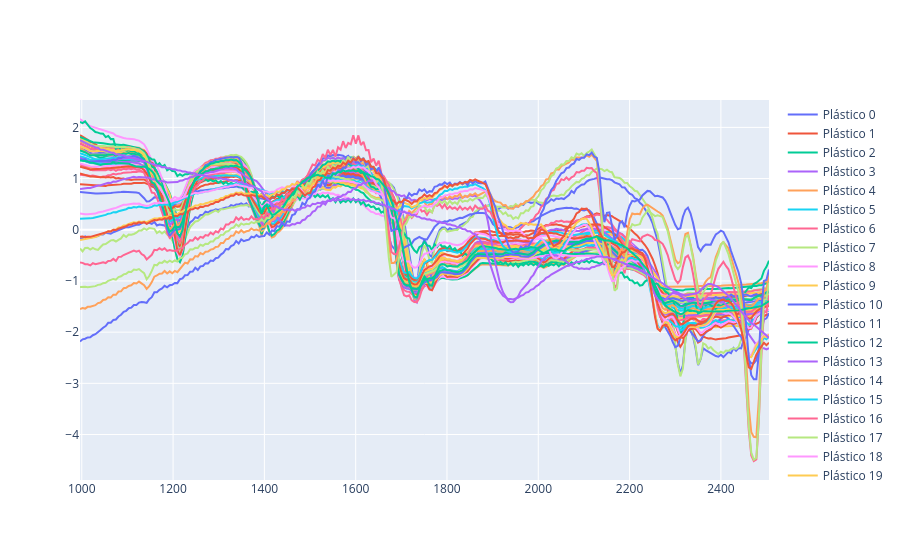

Notebook cell for this chart:
### Code cell
espectros_muestras(props=props, img=gorliz_binned_sliced, preprocesado="SNV")

### Figure 1 — Plotly figure (JSON) as saved in the notebook; plotly's stock layout.template omitted (floating-point values rounded to 4 significant figures; data arrays with more than 128 entries replaced by an {"elided": "..."} marker saying what was removed)
{"data": [{"mode": "lines", "name": "Plástico 0", "type": "scatter", "x": {"elided": "272 float values"}, "y": {"elided": "272 float values"}}, {"mode": "lines", "name": "Plástico 1", "type": "scatter", "x": {"elided": "272 float values"}, "y": {"elided": "272 float values"}}, {"mode": "lines", "name": "Plástico 2", "type": "scatter", "x": {"elided": "272 float values"}, "y": {"elided": "272 float values"}}, {"mode": "lines", "name": "Plástico 3", "type": "scatter", "x": {"elided": "272 float values"}, "y": {"elided": "272 float values"}}, {"mode": "lines", "name": "Plástico 4", "type": "scatter", "x": {"elided": "272 float values"}, "y": {"elided": "272 float values"}}, {"mode": "lines", "name": "Plástico 5", "type": "scatter", "x": {"elided": "272 float values"}, "y": {"elided": "272 float values"}}, {"mode": "lines", "name": "Plástico 6", "type": "scatter", "x": {"elided": "272 float values"}, "y": {"elided": "272 float values"}}, {"mode": "lines", "name": "Plástico 7", "type": "scatter", "x": {"elided": "272 float values"}, "y": {"elided": "272 float values"}}, {"mode": "lines", "name": "Plástico 8", "type": "scatter", "x": {"elided": "272 float values"}, "y": {"elided": "272 float values"}}, {"mode": "lines", "name": "Plástico 9", "type": "scatter", "x": {"elided": "272 float values"}, "y": {"elided": "272 float values"}}, {"mode": "lines", "name": "Plástico 10", "type": "scatter", "x": {"elided": "272 float values"}, "y": {"elided": "272 float values"}}, {"mode": "lines", "name": "Plástico 11", "type": "scatter", "x": {"elided": "272 float values"}, "y": {"elided": "272 float values"}}, {"mode": "lines", "name": "Plástico 12", "type": "scatter", "x": {"elided": "272 float values"}, "y": {"elided": "272 float values"}}, {"mode": "lines", "name": "Plástico 13", "type": "scatter", "x": {"elided": "272 float values"}, "y": {"elided": "272 float values"}}, {"mode": "lines", "name": "Plástico 14", "type": "scatter", "x": {"elided": "272 float values"}, "y": {"elided": "272 float values"}}, {"mode": "lines", "name": "Plástico 15", "type": "scatter", "x": {"elided": "272 float values"}, "y": {"elided": "272 float values"}}, {"mode": "lines", "name": "Plástico 16", "type": "scatter", "x": {"elided": "272 float values"}, "y": {"elided": "272 float values"}}, {"mode": "lines", "name": "Plástico 17", "type": "scatter", "x": {"elided": "272 float values"}, "y": {"elided": "272 float values"}}, {"mode": "lines", "name": "Plástico 18", "type": "scatter", "x": {"elided": "272 float values"}, "y": {"elided": "272 float values"}}, {"mode": "lines", "name": "Plástico 19", "type": "scatter", "x": {"elided": "272 float values"}, "y": {"elided": "272 float values"}}, {"mode": "lines", "name": "Plástico 20", "type": "scatter", "x": {"elided": "272 float values"}, "y": {"elided": "272 float values"}}, {"mode": "lines", "name": "Plástico 21", "type": "scatter", "x": {"elided": "272 float values"}, "y": {"elided": "272 float values"}}, {"mode": "lines", "name": "Plástico 22", "type": "scatter", "x": {"elided": "272 float values"}, "y": {"elided": "272 float values"}}, {"mode": "lines", "name": "Plástico 23", "type": "scatter", "x": {"elided": "272 float values"}, "y": {"elided": "272 float values"}}, {"mode": "lines", "name": "Plástico 24", "type": "scatter", "x": {"elided": "272 float values"}, "y": {"elided": "272 float values"}}, {"mode": "lines", "name": "Plástico 25", "type": "scatter", "x": {"elided": "272 float values"}, "y": {"elided": "272 float values"}}, {"mode": "lines", "name": "Plástico 26", "type": "scatter", "x": {"elided": "272 float values"}, "y": {"elided": "272 float values"}}, {"mode": "lines", "name": "Plástico 27", "type": "scatter", "x": {"elided": "272 float values"}, "y": {"elided": "272 float values"}}, {"mode": "lines", "name": "Plástico 28", "type": "scatter", "x": {"elided": "272 float values"}, "y": {"elided": "272 float values"}}, {"mode": "lines", "name": "Plástico 29", "type": "scatter", "x": {"elided": "272 float values"}, "y": {"elided": "272 float values"}}, {"mode": "lines", "name": "Plástico 30", "type": "scatter", "x": {"elided": "272 float values"}, "y": {"elided": "272 float values"}}, {"mode": "lines", "name": "Plástico 31", "type": "scatter", "x": {"elided": "272 float values"}, "y": {"elided": "272 float values"}}, {"mode": "lines", "name": "Plástico 32", "type": "scatter", "x": {"elided": "272 float values"}, "y": {"elided": "272 float values"}}, {"mode": "lines", "name": "Plástico 33", "type": "scatter", "x": {"elided": "272 float values"}, "y": {"elided": "272 float values"}}, {"mode": "lines", "name": "Plástico 34", "type": "scatter", "x": {"elided": "272 float values"}, "y": {"elided": "272 float values"}}, {"mode": "lines", "name": "Plástico 35", "type": "scatter", "x": {"elided": "272 float values"}, "y": {"elided": "272 float values"}}, {"mode": "lines", "name": "Plástico 36", "type": "scatter", "x": {"elided": "272 float values"}, "y": {"elided": "272 float values"}}, {"mode": "lines", "name": "Plástico 37", "type": "scatter", "x": {"elided": "272 float values"}, "y": {"elided": "272 float values"}}, {"mode": "lines", "name": "Plástico 38", "type": "scatter", "x": {"elided": "272 float values"}, "y": {"elided": "272 float values"}}, {"mode": "lines", "name": "Plástico 39", "type": "scatter", "x": {"elided": "272 float values"}, "y": {"elided": "272 float values"}}, {"mode": "lines", "name": "Plástico 40", "type": "scatter", "x": {"elided": "272 float values"}, "y": {"elided": "272 float values"}}, {"mode": "lines", "name": "Plástico 41", "type": "scatter", "x": {"elided": "272 float values"}, "y": {"elided": "272 float values"}}, {"mode": "lines", "name": "Plástico 42", "type": "scatter", "x": {"elided": "272 float values"}, "y": {"elided": "272 float values"}}, {"mode": "lines", "name": "Plástico 43", "type": "scatter", "x": {"elided": "272 float values"}, "y": {"elided": "272 float values"}}, {"mode": "lines", "name": "Plástico 44", "type": "scatter", "x": {"elided": "272 float values"}, "y": {"elided": "272 float values"}}, {"mode": "lines", "name": "Plástico 45", "type": "scatter", "x": {"elided": "272 float values"}, "y": {"elided": "272 float values"}}, {"mode": "lines", "name": "Plástico 46", "type": "scatter", "x": {"elided": "272 float values"}, "y": {"elided": "272 float values"}}, {"mode": "lines", "name": "Plástico 47", "type": "scatter", "x": {"elided": "272 float values"}, "y": {"elided": "272 float values"}}, {"mode": "lines", "name": "Plástico 48", "type": "scatter", "x": {"elided": "272 float values"}, "y": {"elided": "272 float values"}}, {"mode": "lines", "name": "Plástico 49", "type": "scatter", "x": {"elided": "272 float values"}, "y": {"elided": "272 float values"}}, {"mode": "lines", "name": "Plástico 50", "type": "scatter", "x": {"elided": "272 float values"}, "y": {"elided": "272 float values"}}, {"mode": "lines", "name": "Plástico 51", "type": "scatter", "x": {"elided": "272 float values"}, "y": {"elided": "272 float values"}}, {"mode": "lines", "name": "Plástico 52", "type": "scatter", "x": {"elided": "272 float values"}, "y": {"elided": "272 float values"}}, {"mode": "lines", "name": "Plástico 53", "type": "scatter", "x": {"elided": "272 float values"}, "y": {"elided": "272 float values"}}], "layout": {}}
